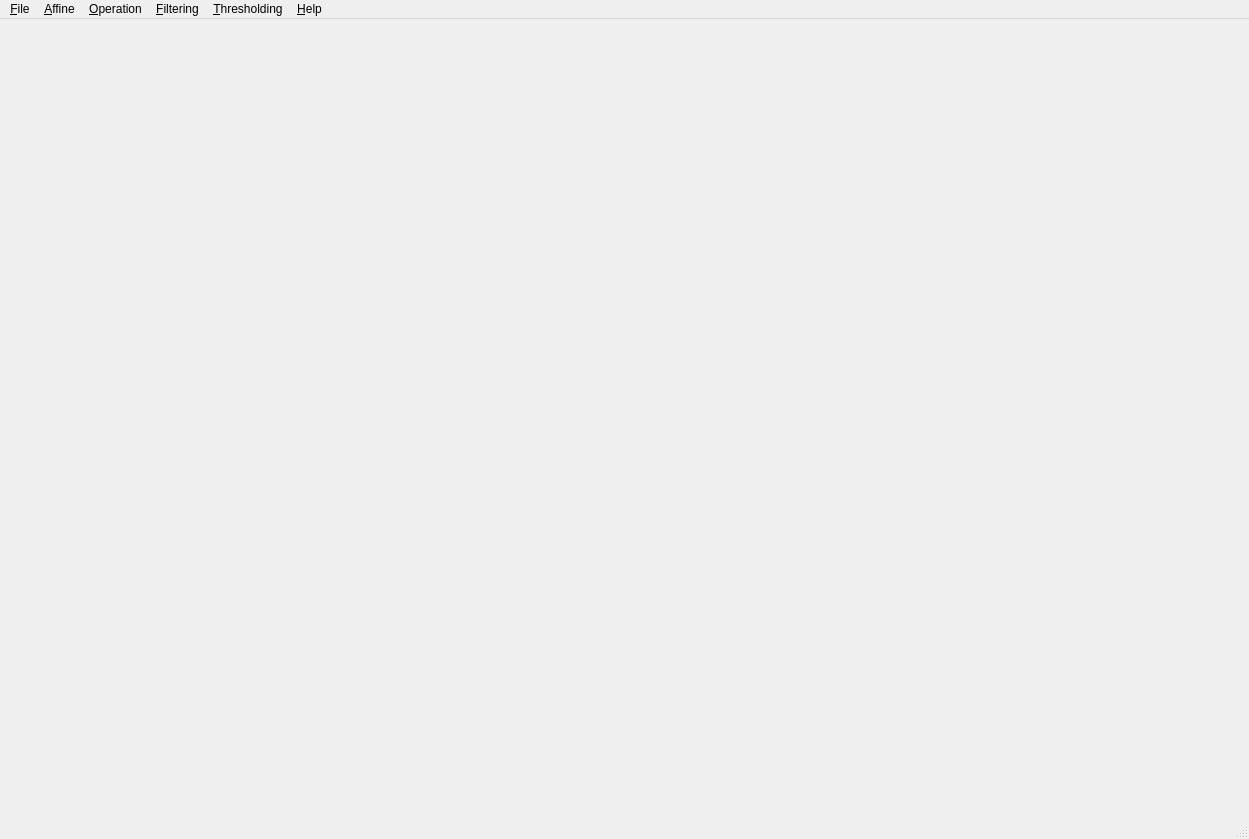
<?xml version="1.0" encoding="UTF-8"?>
<ui version="4.0">
 <class>MainWindow</class>
 <widget class="QMainWindow" name="MainWindow">
  <property name="geometry">
   <rect>
    <x>0</x>
    <y>0</y>
    <width>1249</width>
    <height>839</height>
   </rect>
  </property>
  <property name="windowTitle">
   <string>MainWindow</string>
  </property>
  <widget class="QWidget" name="centralwidget">
   <widget class="QLabel" name="label">
    <property name="geometry">
     <rect>
      <x>0</x>
      <y>0</y>
      <width>541</width>
      <height>491</height>
     </rect>
    </property>
    <property name="mouseTracking">
     <bool>true</bool>
    </property>
    <property name="text">
     <string/>
    </property>
    <property name="scaledContents">
     <bool>true</bool>
    </property>
   </widget>
   <widget class="QLabel" name="label_2">
    <property name="geometry">
     <rect>
      <x>600</x>
      <y>0</y>
      <width>501</width>
      <height>491</height>
     </rect>
    </property>
    <property name="text">
     <string/>
    </property>
    <property name="scaledContents">
     <bool>true</bool>
    </property>
   </widget>
  </widget>
  <widget class="QStatusBar" name="statusbar"/>
  <widget class="QMenuBar" name="menuBar">
   <property name="geometry">
    <rect>
     <x>0</x>
     <y>0</y>
     <width>1249</width>
     <height>27</height>
    </rect>
   </property>
   <widget class="QMenu" name="menu_Affine">
    <property name="title">
     <string>&amp;Affine</string>
    </property>
    <addaction name="action_Translation"/>
    <addaction name="action_Rotation"/>
    <addaction name="action_Scaling"/>
    <addaction name="action_Shearing"/>
   </widget>
   <widget class="QMenu" name="menu_File">
    <property name="title">
     <string>&amp;File</string>
    </property>
    <addaction name="action_Open_3"/>
   </widget>
   <widget class="QMenu" name="menu_Operation">
    <property name="title">
     <string>&amp;Operation</string>
    </property>
    <addaction name="action_Gamma"/>
    <addaction name="actionHistogram"/>
   </widget>
   <widget class="QMenu" name="menuFiltering">
    <property name="title">
     <string>&amp;Filtering</string>
    </property>
    <addaction name="action_Median"/>
    <addaction name="action_Gaussian"/>
    <addaction name="action_Laplacian"/>
    <addaction name="action_Sobel"/>
    <addaction name="actionLoG"/>
    <addaction name="actionCanny"/>
   </widget>
   <widget class="QMenu" name="menu_Help">
    <property name="title">
     <string>&amp;Help</string>
    </property>
   </widget>
   <widget class="QMenu" name="menuThresholding">
    <property name="title">
     <string>&amp;Thresholding</string>
    </property>
    <addaction name="action_Threshold"/>
    <addaction name="action_Adaptive_2"/>
   </widget>
   <addaction name="menu_File"/>
   <addaction name="menu_Affine"/>
   <addaction name="menu_Operation"/>
   <addaction name="menuFiltering"/>
   <addaction name="menuThresholding"/>
   <addaction name="menu_Help"/>
  </widget>
  <action name="action_Open">
   <property name="text">
    <string>&amp;Open</string>
   </property>
   <property name="shortcutVisibleInContextMenu">
    <bool>false</bool>
   </property>
  </action>
  <action name="action_Open_2">
   <property name="text">
    <string>&amp;Open</string>
   </property>
  </action>
  <action name="action_Translation">
   <property name="text">
    <string>&amp;Translation</string>
   </property>
  </action>
  <action name="action_Rotation">
   <property name="text">
    <string>&amp;Rotation</string>
   </property>
  </action>
  <action name="action_Scaling">
   <property name="text">
    <string>&amp;Scaling</string>
   </property>
  </action>
  <action name="action_Shearing">
   <property name="text">
    <string>&amp;Shearing</string>
   </property>
  </action>
  <action name="action_Open_3">
   <property name="text">
    <string>&amp;Open</string>
   </property>
  </action>
  <action name="action_Gamma">
   <property name="text">
    <string>&amp;Gamma</string>
   </property>
  </action>
  <action name="actionHistogram">
   <property name="text">
    <string>Histogram</string>
   </property>
  </action>
  <action name="action_Median">
   <property name="text">
    <string>&amp;Median</string>
   </property>
  </action>
  <action name="action_Gaussian">
   <property name="text">
    <string>&amp;Gaussian</string>
   </property>
  </action>
  <action name="action_Laplacian">
   <property name="text">
    <string>&amp;Laplacian</string>
   </property>
  </action>
  <action name="action_Adaptive">
   <property name="text">
    <string>&amp;Adaptive</string>
   </property>
  </action>
  <action name="action_Threshold">
   <property name="text">
    <string>&amp;Threshold</string>
   </property>
  </action>
  <action name="action_Adaptive_2">
   <property name="text">
    <string>&amp;Adaptive</string>
   </property>
  </action>
  <action name="action_Sobel">
   <property name="text">
    <string>&amp;Sobel</string>
   </property>
  </action>
  <action name="actionLoG">
   <property name="text">
    <string>LoG</string>
   </property>
  </action>
  <action name="actionCanny">
   <property name="text">
    <string>Canny</string>
   </property>
  </action>
 </widget>
 <resources/>
 <connections/>
</ui>
